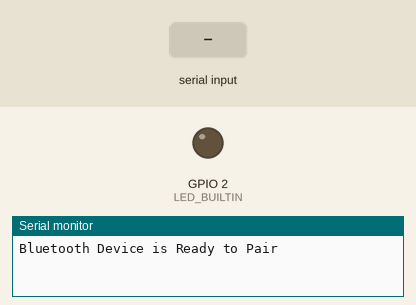
The sketch below on a simulated ESP32. Parts: output pins drawn as LEDs (lit = HIGH), the last lines printed to the serial monitor. The inputs (shaded band) are chosen by the test bench. Nothing arrives over Bluetooth unless stated.

Above: at 1.2 s.
1.3 s: "1" received over the second serial link
At 2.5 s:
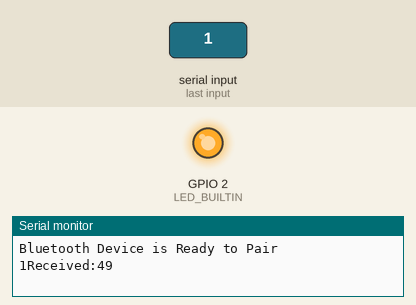
2.8 s: "0" received over the second serial link
At 4.1 s:
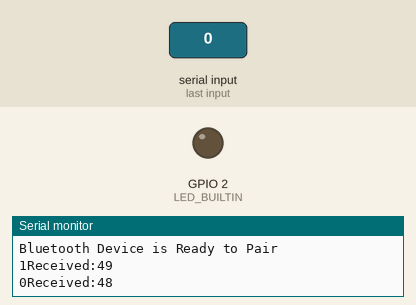
Timing chart, 0 to 5.8 s (numbered marks = the images above; inputs shaded):
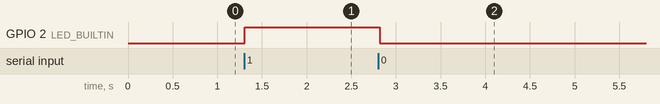

Measured:
- after the input at 1.3 s, GPIO 2 (LED_BUILTIN): LOW → HIGH at once
- after the input at 2.8 s, GPIO 2 (LED_BUILTIN): HIGH → LOW at once

The sketch:

example.ino
```cpp
#include "BluetoothSerial.h"
BluetoothSerial ESP_BT;
int incoming;
int LED_BUILTIN = 2; // on-board LED pin number

void callback(esp_spp_cb_event_t event, esp_spp_cb_param_t *param){
  if(event == ESP_SPP_SRV_OPEN_EVT){
    Serial.println("Client Connected");
  }
}

void setup() {
  Serial.begin(115200); //serial monitor at 115200
  ESP_BT.register_callback(callback);
  ESP_BT.begin("ESP32"); //name of Bluetooth
  Serial.println("Bluetooth Device is Ready to Pair");
  pinMode (LED_BUILTIN, OUTPUT);
}
void loop() {

  if (ESP_BT.available()) // checking if we receive data from Bluetooth
  {
    incoming = ESP_BT.read(); // check what we recevived
    Serial.write(incoming); // print on Bluetooth serial
    Serial.print("Received:"); Serial.println(incoming);
    if (incoming == 49)
        {
        digitalWrite(LED_BUILTIN, HIGH);
        ESP_BT.println("LED turned ON");
        }

    if (incoming == 48)
        {
        digitalWrite(LED_BUILTIN, LOW);
        ESP_BT.println("LED turned OFF");
        }
  }
  delay(20);
}
```
